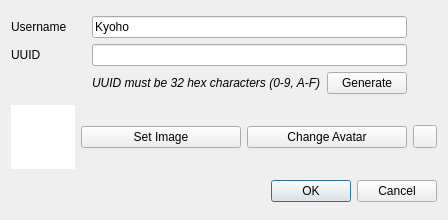
<?xml version="1.0" encoding="UTF-8"?>
<ui version="4.0">
 <class>NewUserDialog</class>
 <widget class="QDialog" name="NewUserDialog">
  <property name="geometry">
   <rect>
    <x>0</x>
    <y>0</y>
    <width>448</width>
    <height>220</height>
   </rect>
  </property>
  <property name="windowTitle">
   <string>New User</string>
  </property>
  <layout class="QGridLayout" name="gridLayout_2">
   <item row="2" column="1" colspan="3">
    <widget class="QDialogButtonBox" name="buttonBox">
     <property name="orientation">
      <enum>Qt::Orientation::Horizontal</enum>
     </property>
     <property name="standardButtons">
      <set>QDialogButtonBox::StandardButton::Cancel|QDialogButtonBox::StandardButton::Ok</set>
     </property>
    </widget>
   </item>
   <item row="1" column="2">
    <widget class="QPushButton" name="setAvatar">
     <property name="text">
      <string>Change Avatar</string>
     </property>
    </widget>
   </item>
   <item row="1" column="1">
    <widget class="QPushButton" name="selectImage">
     <property name="text">
      <string>Set Image</string>
     </property>
    </widget>
   </item>
   <item row="1" column="3">
    <widget class="QToolButton" name="revert">
     <property name="text">
      <string/>
     </property>
    </widget>
   </item>
   <item row="0" column="0" colspan="4">
    <layout class="QGridLayout" name="gridLayout">
     <item row="1" column="0">
      <widget class="QLabel" name="label">
       <property name="text">
        <string>UUID</string>
       </property>
      </widget>
     </item>
     <item row="0" column="1" colspan="2">
      <widget class="QLineEdit" name="username">
       <property name="text">
        <string>Kyoho</string>
       </property>
      </widget>
     </item>
     <item row="1" column="1" colspan="2">
      <widget class="QLineEdit" name="uuid"/>
     </item>
     <item row="0" column="0">
      <widget class="QLabel" name="label_2">
       <property name="text">
        <string>Username</string>
       </property>
      </widget>
     </item>
     <item row="2" column="1">
      <widget class="QLabel" name="label_3">
       <property name="font">
        <font>
         <italic>true</italic>
        </font>
       </property>
       <property name="text">
        <string>UUID must be 32 hex characters (0-9, A-F)</string>
       </property>
      </widget>
     </item>
     <item row="2" column="2">
      <widget class="QPushButton" name="generate">
       <property name="text">
        <string>Generate</string>
       </property>
      </widget>
     </item>
     <item row="1" column="3">
      <widget class="QLabel" name="uuidVerified">
       <property name="sizePolicy">
        <sizepolicy hsizetype="Fixed" vsizetype="Preferred">
         <horstretch>0</horstretch>
         <verstretch>0</verstretch>
        </sizepolicy>
       </property>
       <property name="minimumSize">
        <size>
         <width>24</width>
         <height>0</height>
        </size>
       </property>
      </widget>
     </item>
     <item row="0" column="3">
      <widget class="QLabel" name="usernameVerified">
       <property name="text">
        <string/>
       </property>
      </widget>
     </item>
    </layout>
   </item>
   <item row="1" column="0">
    <widget class="QGraphicsView" name="image">
     <property name="sizePolicy">
      <sizepolicy hsizetype="Expanding" vsizetype="Expanding">
       <horstretch>0</horstretch>
       <verstretch>0</verstretch>
      </sizepolicy>
     </property>
     <property name="minimumSize">
      <size>
       <width>64</width>
       <height>64</height>
      </size>
     </property>
     <property name="maximumSize">
      <size>
       <width>64</width>
       <height>64</height>
      </size>
     </property>
     <property name="frameShape">
      <enum>QFrame::Shape::NoFrame</enum>
     </property>
     <property name="frameShadow">
      <enum>QFrame::Shadow::Plain</enum>
     </property>
     <property name="verticalScrollBarPolicy">
      <enum>Qt::ScrollBarPolicy::ScrollBarAlwaysOff</enum>
     </property>
     <property name="horizontalScrollBarPolicy">
      <enum>Qt::ScrollBarPolicy::ScrollBarAlwaysOff</enum>
     </property>
     <property name="interactive">
      <bool>false</bool>
     </property>
    </widget>
   </item>
  </layout>
 </widget>
 <resources/>
 <connections>
  <connection>
   <sender>buttonBox</sender>
   <signal>accepted()</signal>
   <receiver>NewUserDialog</receiver>
   <slot>accept()</slot>
   <hints>
    <hint type="sourcelabel">
     <x>248</x>
     <y>254</y>
    </hint>
    <hint type="destinationlabel">
     <x>157</x>
     <y>274</y>
    </hint>
   </hints>
  </connection>
  <connection>
   <sender>buttonBox</sender>
   <signal>rejected()</signal>
   <receiver>NewUserDialog</receiver>
   <slot>reject()</slot>
   <hints>
    <hint type="sourcelabel">
     <x>316</x>
     <y>260</y>
    </hint>
    <hint type="destinationlabel">
     <x>286</x>
     <y>274</y>
    </hint>
   </hints>
  </connection>
 </connections>
</ui>
